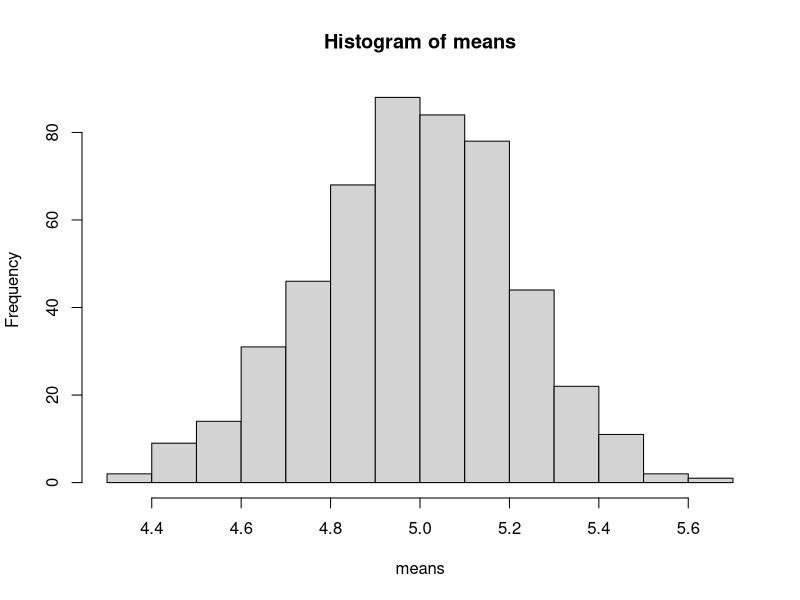
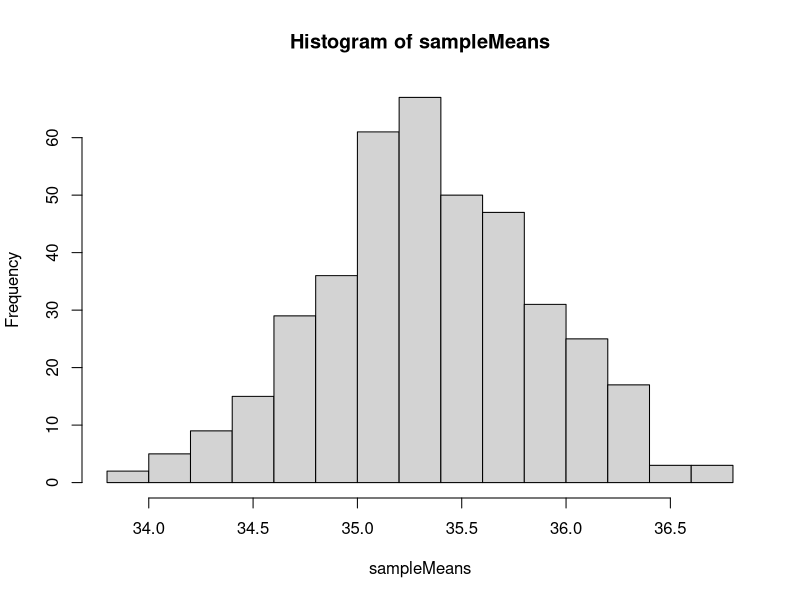
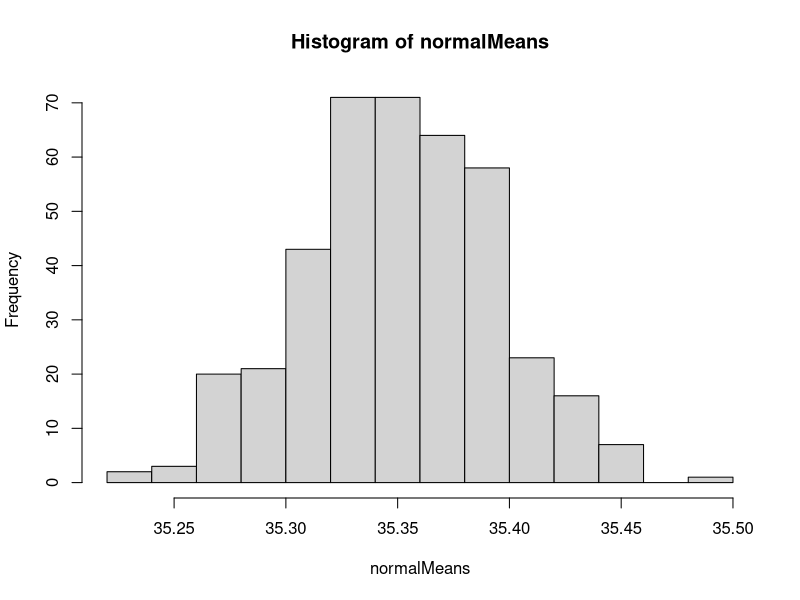

Generate these figures, in order, with R:
# To determine if the poisson distriution models a normal distribution 
# we can perform a simple ks test and reject the null hypothesis if the 
# p[D > k] <= 0.05. In this case, D is 0.05 and the probability of 
# such a D value given the null hypothesis is 0.55 so we accept the null. 
# This just means that the test has told us the data is not not normal. 
means = c()
for (i in 1:500) {
  means <- c(means, mean(rpois(100, 5)))
}
hist(means)
print(mean(means))
print(sd(means))
ks.test(means, rnorm(length(means), mean(means), sd(means)))

sampleMeans= c()
for (i in 1:400) {
  sampleMeans <- c(sampleMeans, mean(
    sample(
      c(25:50), size = 150, replace = TRUE, 
      prob = c(rep(0.3, 6), rep(0.1, 5) , 
               rep(0.4, 5), rep(0.1, 5), rep(0.1, 5)))
  ))
}
hist(sampleMeans)

normalMeans <- c()
for (i in 1:400) {
  normalMeans <- c(normalMeans, 
                   mean(rnorm(150, mean(sampleMeans), sd(sampleMeans))))
}

s <- c()
s <- c(s, length(which(sampleMeans > 25 & sampleMeans < 30)))
s <- c(s, length(which(sampleMeans > 30 & sampleMeans < 35))) 
s <- c(s, length(which(sampleMeans > 35 & sampleMeans < 40)))
s <- c(s, length(which(sampleMeans > 40 & sampleMeans < 45)))
s <- c(s, length(which(sampleMeans > 45 & sampleMeans < 50)))

n <- c()
n <- c(n, length(which(normalMeans > 25 & normalMeans < 30)))
n <- c(n, length(which(normalMeans > 30 & normalMeans < 35))) 
n <- c(n, length(which(normalMeans > 35 & normalMeans < 40)))
n <- c(n, length(which(normalMeans > 40 & normalMeans < 45)))
n <- c(n, length(which(normalMeans > 45 & normalMeans < 50)))

print(chisq.test(s, n))
hist(normalMeans)